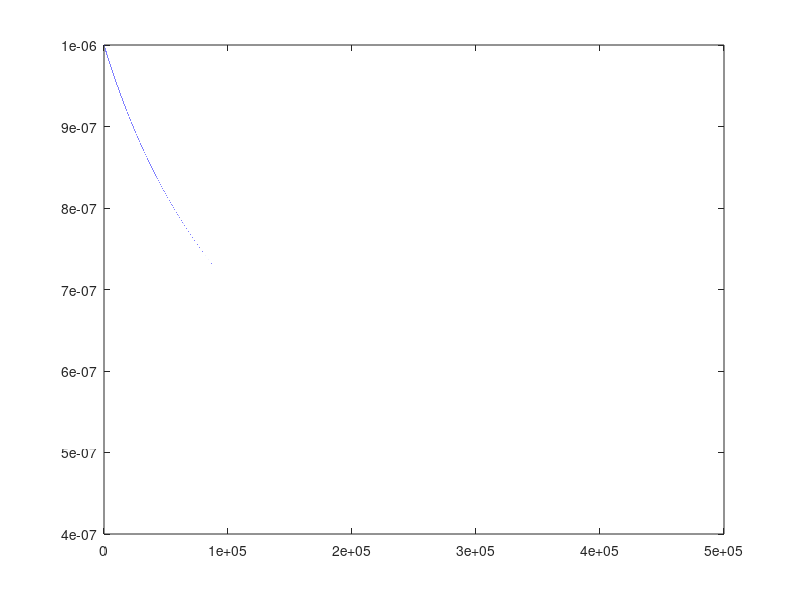

The MATLAB script that drew this image:
lr_based = 1e-6;
gamma = 0.00001;
power = 0.5;
x = [1:1:500000]
lr = lr_based * (1 + gamma * x).^(-power);
plot(x,lr);